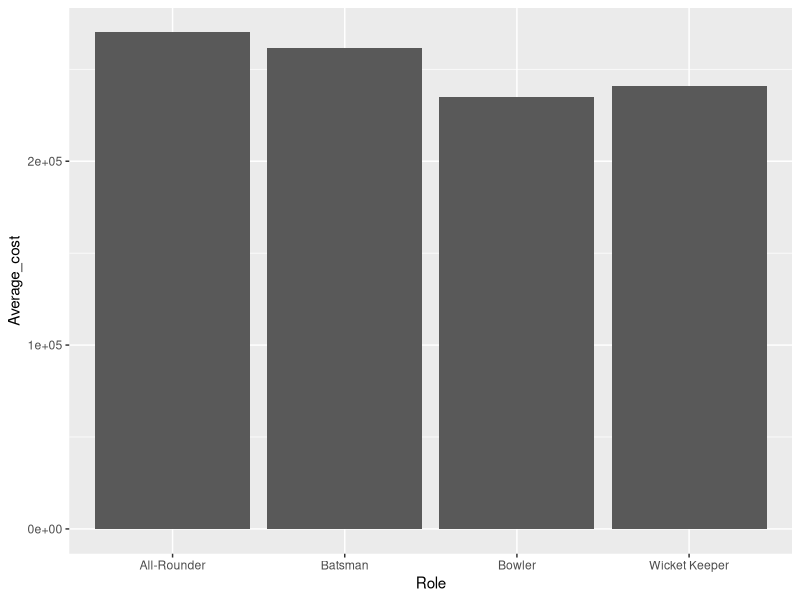

The R source for this figure:
library(dplyr)
library(ggplot2)

?ggplot
setwd("C:\\Users\\Ryan\\Documents\\GitHub\\r-ipl2013-2022")

auction_data <- read.csv("IPLPlayerAuctionData.csv")
standing_path <- "table export.xlsx"

auction_data["Euro"] <- auction_data$Amount * 0.012

summary(auction_data)
str(auction_data)

factor_data <- function(){
  auction_data$Player <- factor(auction_data$Player)
  auction_data$Role <- factor(auction_data$Role)
  auction_data$Team <- factor(auction_data$Team)
  auction_data$Year <- factor(auction_data$Year)
  auction_data$Player.Origin <- factor(auction_data$Player.Origin)
}

role_groupby <- function(){
  grouped <- auction_data %>% group_by(Role) %>%
    summarise(Average_cost = mean(Euro),
      .groups = 'drop'
    )
  View(grouped)
  ggplot(data=grouped, aes(x=Role, y=Average_cost )) +
    geom_bar(stat = "identity")
}

year_groupby <- function(){
  grouped <- auction_data %>% group_by(Year) %>%
    summarise(Average_cost = mean(Euro),
              .groups = 'drop'
    )
  View(grouped)
  
}

origin_groupby <- function(){
  grouped <- auction_data %>% group_by(Player.Origin) %>%
    summarise(Average_Cost = mean(Euro),
              .groups = 'drop'
    )
  View(grouped)
  
}


factor_data()
summary(auction_data)
str(auction_data)
role_groupby()
